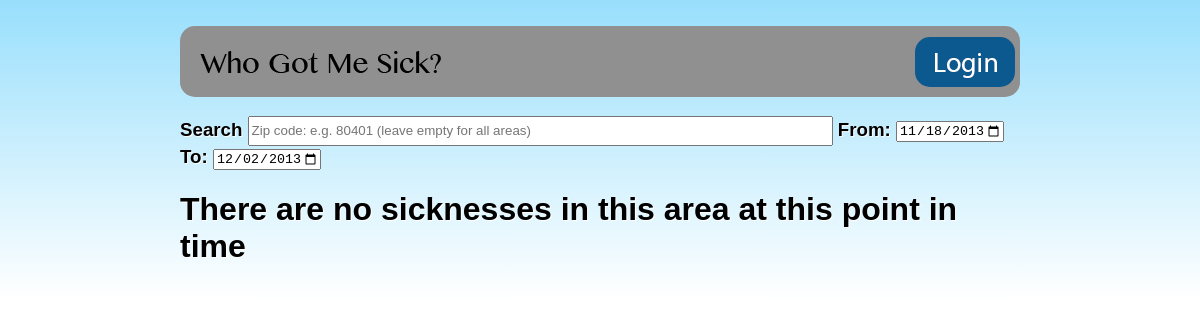
Before: / with the older database file.
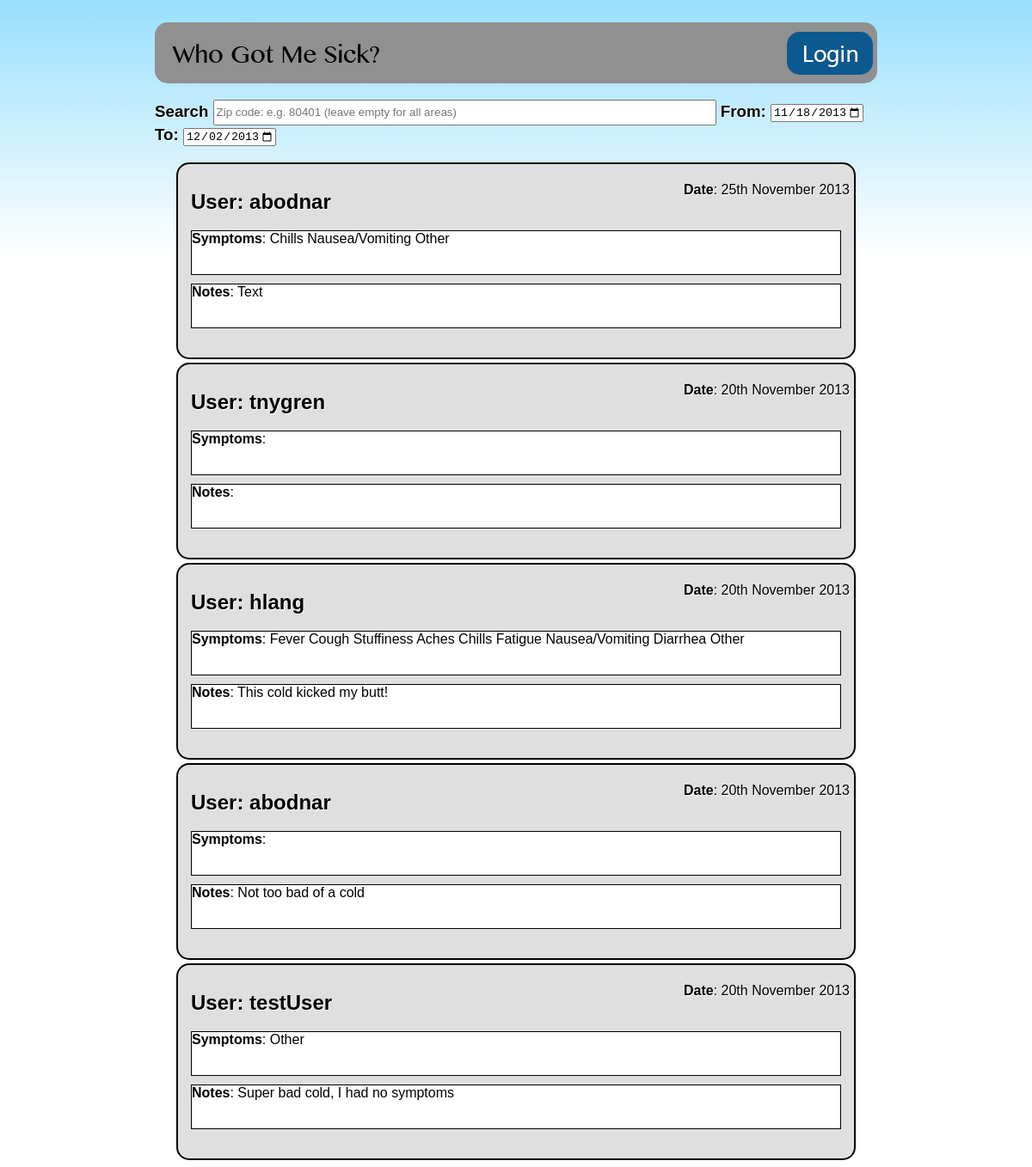
After: the same page with the newer database file.
### tables this page shows
create table reports (
		id int unsigned not null AUTO_INCREMENT primary key,
		user_id int not null,
		zip_code int not null,
		symptoms char(9) not null,
		note text,
		report_date DATE not null);

create table users (
		id int unsigned not null AUTO_INCREMENT primary key,
		username char(30) not null,
		password char(50) not null,
		settings blob not null,
		date_joined timestamp not null);

### index.php (the view, shortened to what this page needs)
<?php
	include('dbcontrol.php');
	if (isset($_GET)) {
		if (empty($_GET['searchTerm'])) {
			$search_query = "select * from users, reports where user_id=users.id ";
			$search = "";
		}
		else {
			$search_query = "select * from users, reports where user_id=users.id and zip_code=\"".$_GET['searchTerm']."\" ";
			$search = $_GET['searchTerm'];
		}
		$defaultPreviousTime = mktime(12, 0, 0, date('m'), date('d')-14, date('Y'));
		if (empty($_GET['d1'])) {
			$previousDate = date('Y-m-d', $defaultPreviousTime);
		} else {
			$previousDate = $_GET['d1'];
		}
		if (empty($_GET['d2'])) {
			$maxDate = date('Y-m-d');
		} else {
			$maxDate = $_GET['d2'];
		}
		$search_query = $search_query.'and reports.report_date between "'.$previousDate.'" and "'.$maxDate.'" order by reports.report_date desc;';
	}
?>
<html>
<head>
	<link rel="stylesheet" type="text/css" href="global.css">
	<link rel="stylesheet" type="text/css" href="index.css">
	<link rel="stylesheet" type="text/css" href="report.css">
</head>
<body>
	<article class="top">
		<div id="logo"></div>
	<?php
		if (isset($_SESSION['valid_user'])) {
			echo "<div id='account_button' onClick='onAccountClicked();'></div>";
			echo "<div id='report_button'></div>";
			echo "<div id='logout_button' onClick='onLogoutClicked();'></div>";
		} else {
			echo "<div id='login_button'></div>";
		}
	?>
	</article>
	<article class="search">
		<form action="index.php" method="get">
			<h3>Search
			<input type="text" name="searchTerm" size="70%" placeholder="Zip code: e.g. 80401 (leave empty for all areas)" value="<?php echo $search; ?>" pattern="\d\d\d\d\d" style="height:30px">
			<?php
				echo 'From: <input type="date" name="d1" value="'.$previousDate.'" max="'.$maxDate.'">  To: <input type="date" name="d2" value="'.$maxDate.'" max="'.date('Y-m-d').'">';
			?>
			</h3>
		</form>
	</article>
	<?php
		function parseSymptoms($string) {
			$symptoms = array(
				"0" =>  "Fever",
				"1" =>  "Cough",
				"2" =>  "Stuffiness",
				"3" =>  "Aches",
				"4" =>  "Chills",
				"5" =>  "Fatigue",
				"6" =>  "Nausea/Vomiting",
				"7" =>  "Diarrhea",
				"8" =>  "Other"
			);
			$len = strlen($string);
			$list = "";
			for($i=0; $i < $len; $i++){
				$key = substr($string, $i, 1);
				if($key == '1') {
					$list = $list." ".$symptoms[$i];
				}
			}
			return $list;
		}
		$result = $db->query($search_query);
		if ($result->num_rows == 0) {
			echo "<h1>There are no sicknesses in this area at this point in time</h1><br>";
		} else {
			while($row = mysqli_fetch_array($result)){
				$timestamp = strtotime($row['report_date']);
				echo "<article class='main'>";
				echo "<h1><b>User</b>: ". $row['username'] ."</h1>";
				echo "<div class='symptoms'><b>Symptoms</b>: ". parseSymptoms($row['symptoms']) ."</div>";
				echo "<div class='notes'><b>Notes</b>: ". $row['note'] ."</div>";
				echo "<p class='top_right'><b>Date</b>: ". date("jS F o", $timestamp) ."</p>";
				echo "</article>";
			}
		}
	?>
</body>
</html>

### global.css (style rules this page uses)
#logo { background: url('Images/Logo.png'); background-repeat: no-repeat; width: 250px; height: 50px; margin-top: 7px; margin-bottom: 8px; margin-left: 15px; }
#login_button, #logout_button { position:absolute; text-indent:0; display:inline-block; color:#909090; font-weight:bold; font-style:normal; height:50px; line-height:50px; width:100px; text-decoration:none; text-align:center; text-shadow:1px 1px 0px #ffffff; border-radius: 15px; top:15%; }
#login_button, #logout_button { right:5px; }
#login_button { background: url('Images/LoginButton.png'); }
body { font-family:Arial, Helvetica, sans-serif; text-shadow:1px 1px 0px #ffffff; right: auto; margin-left: auto; margin-right: auto; width: 70%; background: -webkit-linear-gradient(top, #98DFFC 0%,#ffffff 300px); }
.top { background-color:#909090; margin-right: auto; margin-left: auto; position:relative; padding: 5px 35px 1px 0px; border-radius: 15px; }

### index.css (style rules this page uses)
body { font-family:Arial, Helvetica, sans-serif; text-shadow:1px 1px 0px #ffffff; right: auto; margin-left: auto; margin-right: auto; width: 70%; background: -webkit-linear-gradient(top, #98DFFC 0%,#ffffff 300px); }

### report.css (style rules this page uses)
.main { width: 90%; position:relative; margin-left: auto; margin-bottom: 4px; background-color:#dfdfdf; text-align:left; font-size:12pt; border-style:solid; border-width:5px; border-color:black; border-width:2px; margin-right: auto; border:2px solid #000; border-radius: 15px; padding: 10px 15px; height: 205px; }
.top_right { position:absolute; top:5px; right:5px; }
.notes { height:50px; overflow:auto; background:#fff; border: 1px solid #000; }
.symptoms { height:50px; overflow:auto; background:#fff; margin-bottom:10px; border: 1px solid #000; }

Changed rows visible on the page:
now on this page (row edited): reports: user.username "abodnar", symptoms "Chills Nausea/Vomiting Other", note "Text", report_date "25th November 2013"
now on this page (row edited): reports: user.username "tnygren", report_date "20th November 2013"
now on this page (row edited): reports: user.username "hlang", symptoms "Fever Cough Stuffiness Aches Chills Fatigue Nausea/Vomiting Diarrhea Other", note "This cold kicked my butt!", report_date "20th November 2013"
now on this page (row edited): reports: user.username "abodnar", note "Not too bad of a cold", report_date "20th November 2013"
now on this page (row edited): reports: user.username "testUser", symptoms "Other", note "Super bad cold, I had no symptoms", report_date "20th November 2013"
Other visible differences:
text no longer shown: "There are no sicknesses in this area at this point in time"
